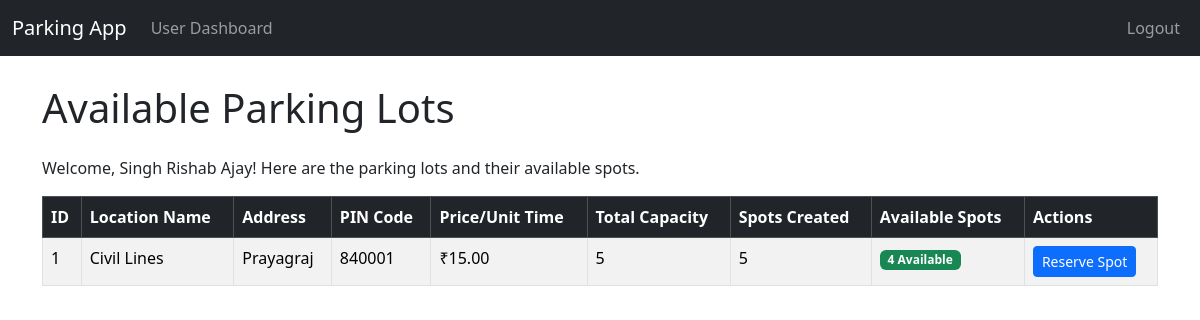
Screenshot of /user/parking_lots (signed in) with the database file from the repository.
### app.py (models this page shows, shortened)
class User(db.Model, UserMixin):
    id = db.Column(db.Integer, primary_key=True)
    email_id = db.Column(db.String(120), nullable=False, unique=True)
    password_hash = db.Column(db.String(255), nullable=False)
    fullname = db.Column(db.String(120))
    address = db.Column(db.String(200))
    pin_code = db.Column(db.String(10))
    reservations = db.relationship('Reservation', backref='reserving_user',cascade='all, delete-orphan',lazy=True)
    user_occupied_spot = db.relationship('ParkingSpot', backref='occupied_by_user', uselist=False, foreign_keys='ParkingSpot.user_id',lazy=True)

class ParkingLot(db.Model):
    id = db.Column(db.Integer,primary_key=True)
    prime_location_name = db.Column(db.String(120),nullable=False,unique=True)
    price_per_unit_time = db.Column(db.Float,nullable=False)
    address = db.Column(db.String(200),nullable=False)
    pin_code = db.Column(db.String(10),nullable=False)
    maximum_number_of_spots = db.Column(db.Integer,nullable=False)
    spots = db.relationship('ParkingSpot',backref = 'parking_lot', lazy = True, cascade = 'all, delete-orphan')

### app.py (the view)
@app.route('/user/parking_lots')
@login_required
def user_view_parking_lots():
    if isinstance(current_user,Admin):
        flash('Admin cannot access user dashboard directly.','danger')
        return redirect(url_for('admin_dashboard'))
    parking_lots = ParkingLot.query.all()
    parking_lot_data = []
    for lot in parking_lots:
        available_spots_count = ParkingSpot.query.filter_by(lot_id=lot.id, status='available').count()
        total_spots_count = len(lot.spots) # Total spots created for this lot
        parking_lot_data.append({
            'lot_id': lot.id,
            'prime_location_name': lot.prime_location_name,
            'address': lot.address,
            'pin_code': lot.pin_code,
            'price_per_unit_time': lot.price_per_unit_time,
            'total_capacity': lot.maximum_number_of_spots,
            'total_spots_created': total_spots_count,
            'available_spots': available_spots_count
        })
    return render_template('user_view_parking_lots.html', parking_lot_data=parking_lot_data)

### app.py (called while the page is built)
@login_manager.user_loader
def load_user(user_id_str):
    if '_' in user_id_str:
        user_type, user_id = user_id_str.split('_',1)
        try:
            user_id=int(user_id)
        except ValueError:
            return None
        if user_type == 'user':
            return User.query.get(user_id)
        elif user_type == 'admin':
            return Admin.query.get(user_id)
    return None

### templates/user_view_parking_lots.html (shortened to what this page needs)
{% extends "base.html" %}
{% block content %}
    <h1 class="mb-4">Available Parking Lots</h1>
    <p>Welcome, {{current_user.fullname}}! Here are the parking lots and their available spots.</p>
    {% if parking_lot_data %}
        <div class="table-responsive">
            <table class="table table-striped table-bordered">
                <thead class="table-dark">
                    <tr>
                        <th>ID</th>
                        <th>Location Name</th>
                        <th>Address</th>
                        <th>PIN Code</th>
                        <th>Price/Unit Time</th>
                        <th>Total Capacity</th>
                        <th>Spots Created</th>
                        <th>Available Spots</th>
                        <th>Actions</th>
                    </tr>
                </thead>
                <tbody>
                    {% for lot in parking_lot_data %}
                        <tr>
                            <td>{{lot['lot_id']}}</td>
                            <td>{{lot['prime_location_name']}}</td>
                            <td>{{lot['address']}}</td>
                            <td>{{lot['pin_code']}}</td>
                            <td>₹{{"%.2f"|format(lot['price_per_unit_time']) }}</td>
                            <td>{{lot['total_capacity']}}</td>
                            <td>{{lot['total_spots_created']}}</td>
                            <td>
                                {% if lot['available_spots'] > 0 %}
                                    <span class="badge bg-success">{{lot['available_spots']}} Available</span>
                                {% else %}
                                    <span class="badge bg-danger">Full</span>
                                {% endif %}
                            </td>
                            <td>
                                {% if lot['available_spots'] > 0 %}
                                    <form action="{{ url_for('reserve_spot', lot_id=lot['lot_id']) }}" method="POST" style="display:inline;"  >
                                        <button type="submit" class="btn btn-sm btn-primary" >Reserve Spot </button>
                                    </form>
                                {% else %}
                                    <button class="btn btn-sm btn-secondary" disabled>No Spots</button>
                                {% endif %}
                            </td>
                        </tr>
                    {% endfor %}
                </tbody>
            </table>
        </div>
    {% else %}
        <p>No parking lots are currently available.</p>
    {% endif %}
{% endblock %}

### templates/base.html (style rules this page uses)
body { padding-top:60px; }

### rows the page displays
User: fullname "Singh Rishab Ajay"
ParkingLot: lot_id "1", prime_location_name "Civil Lines", address "Prayagraj", pin_code "840001", price_per_unit_time "15.00", total_capacity "5", total_spots_created "5", available_spots "4"
